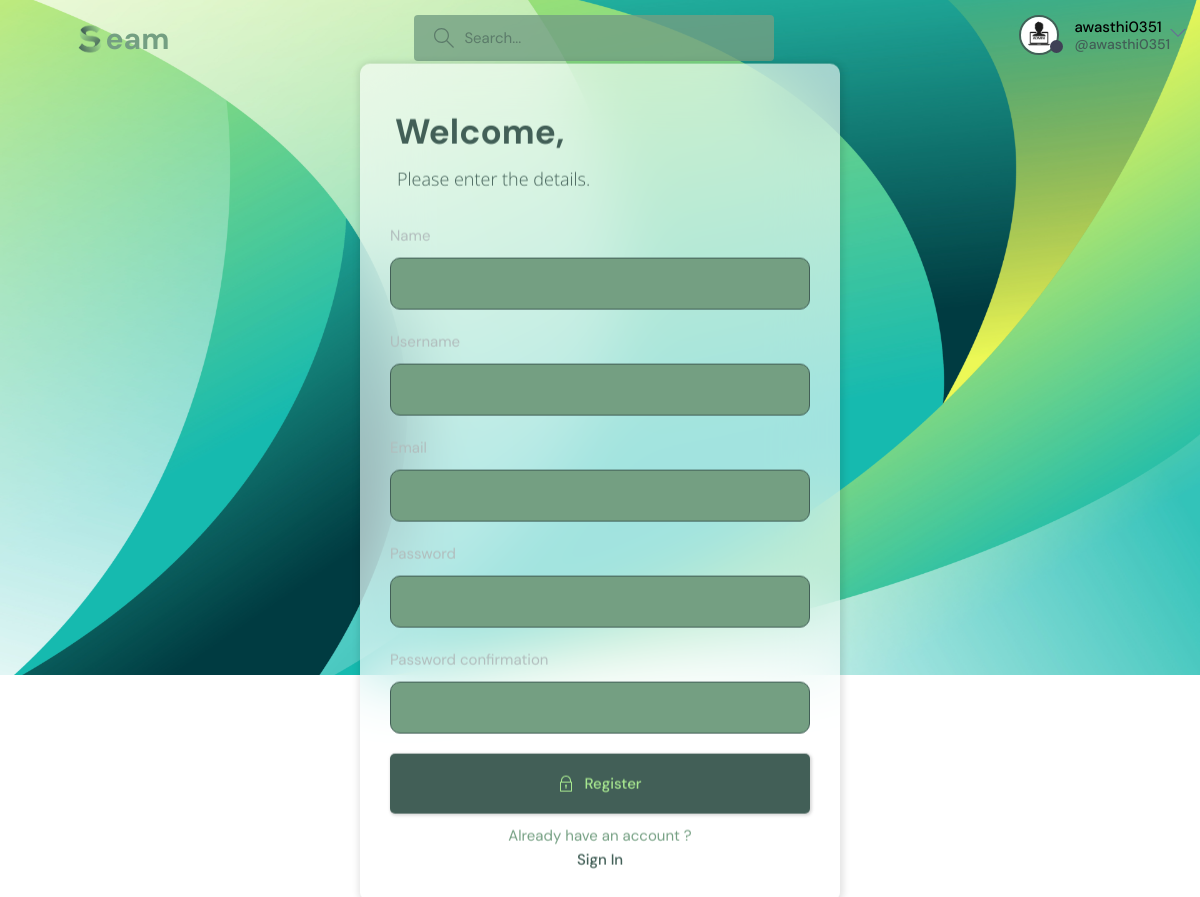
/ (signed in), run on the app's committed database.
### base/models.py (models this page shows)
class User(AbstractUser):
    name = models.CharField(max_length=200, null=True)
    email = models.EmailField(unique=True, null=True)
    bio = models.TextField(null=True)
    avatar = models.ImageField(null=True, default="avatar.svg")
    USERNAME_FIELD = 'email'
    REQUIRED_FIELDS = []

### base/views.py (the view, shortened to what this page needs)
# urls.py: path('', views.registerPage, name="register"),
def registerPage(request):
    form = MyUserCreationForm()
    return render(request, 'base/login_register.html', {'form': form})

### base/forms.py
class MyUserCreationForm(UserCreationForm):
    class Meta:
        model = User
        fields = ['name', 'username', 'email', 'password1', 'password2']

### base/templates/base/login_register.html (shortened to what this page needs)
{% extends 'main.html' %}
{% block content %}
<main class="auth layout">
  {% if page == 'login' %}
  <div class="container">
    <div class="layout__box">
      {% comment %} <div class="layout__boxHeader"> {% endcomment %}
        <div class="layout__boxTitle">
          <h3>Welcome Back,</h3>
        </div>
      {% comment %} </div> {% endcomment %}
      <div class="layout__body">
        <h2 class="auth__tagline">Please enter the details.</h2>
        <form class="form" action="" method="POST">
          {% csrf_token %}
          <div class="form__group form__group">
            {% comment %} <label for="room_name">Email</label> {% endcomment %}
            <input id="username" name="email" type="email" placeholder="Email" />
          </div>
          <div class=" form__group">
            {% comment %} <label for="password">Password</label> {% endcomment %}
            <input id="password" name="password" type="password" placeholder="Password" />
          </div>
          <button class="btn btn--main" type="submit">
            <svg version="1.1" xmlns="http://www.w3.org/2000/svg" width="32" height="32" viewBox="0 0 32 32">
              <title>lock</title>
              <path
                d="M27 12h-1v-2c0-5.514-4.486-10-10-10s-10 4.486-10 10v2h-1c-0.553 0-1 0.447-1 1v18c0 0.553 0.447 1 1 1h22c0.553 0 1-0.447 1-1v-18c0-0.553-0.447-1-1-1zM8 10c0-4.411 3.589-8 8-8s8 3.589 8 8v2h-16v-2zM26 30h-20v-16h20v16z">
              </path>
              <path
                d="M15 21.694v4.306h2v-4.306c0.587-0.348 1-0.961 1-1.694 0-1.105-0.895-2-2-2s-2 0.895-2 2c0 0.732 0.413 1.345 1 1.694z">
              </path>
            </svg>
            Login
          </button>
        </form>
        <div class="auth__action">
          <p>Haven't signed up yet?</p>
          <a href="{% url 'register' %}" class="btn btn--link">Sign Up</a>
        </div>
      </div>
    </div>
  </div>
  {% else %}
  <div class="container">
    <div class="layout__box">
        <div class="layout__boxTitle">
          <h3>Welcome,</h3>
      </div>
      <div class="layout__body">
        <h2 class="auth__tagline">Please enter the details.</h2>
        <form class="form" action="" method="POST">
          {% for field in form %}
          <div class="form__group form__group">
             <label for="room_name">{{field.label}}</label>
            {{field}}
          </div>
          {% endfor %}
          <button class="btn btn--main" type="submit">
            Register
          </button>
        </form>
        <div class="auth__action">
          <p>Already have an account ?</p>
          <a href="{% url 'login' %}" class="btn btn--link">Sign In</a>
        </div>
      </div>
    </div>
  </div>
  {% endif %}
</main>
{% endblock content %}

### templates/navbar.html (shortened to what this page needs)
{% load static %}
<header class="header header--loggedIn">
    <div class="container">
        <a href="{% url 'home' %}" class="header__logo">
            <img src="{% static 'images/logo.png' %}" />
            <h1>eam</h1>
        </a>
        <form class="header__search" method="GET" action="{% url 'home' %}">
            <label>
                <input name="q" placeholder="Search..." />
            </label>
        </form>
        <nav class="header__menu">
            {% if request.user.is_authenticated %}
            <div class="header__user">
                <a href="{% url 'update-user' %}">
                    <div class="avatar avatar--medium active">
                        <img src="{{request.user.avatar.url}}" />
                    </div>
                    <p>{{request.user.username}} <span>@{{request.user.username}}</span></p>
                </a>
                <button class="dropdown-button">
                    <svg version="1.1" xmlns="http://www.w3.org/2000/svg" width="32" height="32" viewBox="0 0 32 32">
                        <title>chevron-down</title>
                        <path d="M16 21l-13-13h-3l16 16 16-16h-3l-13 13z"></path>
                    </svg>
                </button>
            </div>
            {% endif %}
        </nav>
    </div>
</header>

### data on the page
User: user.avatar (picture), user.username "awasthi0351"

### other printed values
{{ field.label }} "Name" "Username" "Email" "Password" "Password confirmation"
